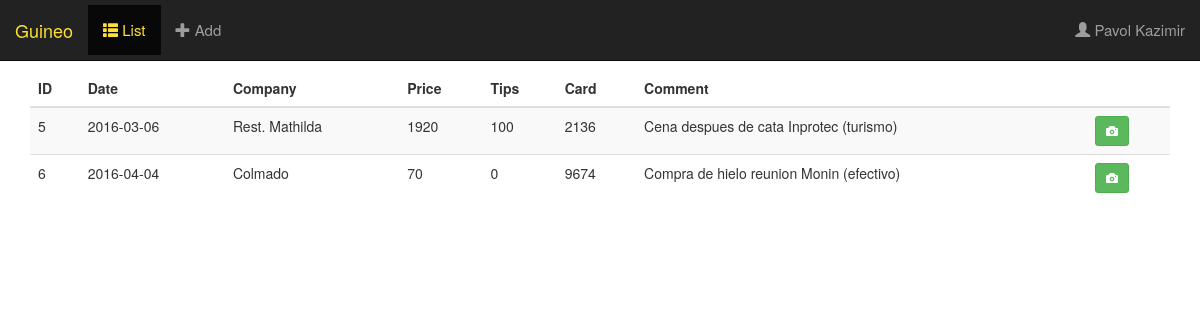
The page / on the database its author committed.
### tables this page shows
CREATE TABLE IF NOT EXISTS `factura` (
  `fact_id` int(11) NOT NULL AUTO_INCREMENT,
  `date` date DEFAULT NULL,
  `company` varchar(20) NOT NULL DEFAULT '',
  `price` float NOT NULL,
  `tip` float DEFAULT NULL,
  `card` int(11) NOT NULL,
  `comment` text,
  `ext` varchar(5) NOT NULL,
  `owner` varchar(20) NOT NULL,
  PRIMARY KEY (`fact_id`)
);

### application/controllers/main.php (called while the page is built, shortened)
<?php
class Main extends CI_Controller {
	public function index()
	{
        $this->load->model('Factura_model');
        $data['fact_list'] = $this->Factura_model->get_facturas();
        $data['screen'] = 'list';
		$this->load->view('template', $data);
    }
}
?>

### index.php (called while the page is built, shortened)
<?php
require_once BASEPATH.'core/CodeIgniter.php';

### application/models/factura_model.php (called while the page is built, shortened)
<?php
class Factura_model extends CI_Model {
    function get_facturas()
    {
        $query = $this->db->get('factura');
        return $query->result_array();
    }
}
?>

### application/views/list.php (the view)
<table class="table table-striped" align="center">
<thead class="thead">
<tr>
    <th>ID</td>
    <th>Date</td>
    <th>Company</td>
    <th>Price</td>
    <th class=" hidden-xs hidden-sm">Tips</td>
    <th class=" hidden-xs hidden-sm">Card</td>
    <th>Comment</td>
    <th>&nbsp;</td>
</tr>
</thead>
<?php foreach ($fact_list as $row): ?>
    <tr>
        <td><?php echo $row['fact_id']; ?></td>
        <td><?php echo $row['date']; ?></td>
        <td><?php echo $row['company']; ?></td>
        <td><?php echo $row['price']; ?></td>
        <td class="hidden-xs hidden-sm"><?php echo $row['tip']; ?></td>
        <td class="hidden-xs hidden-sm"><?php echo $row['card']; ?></td>
        <td><?php echo $row['comment']; ?></td>
        <td><a href="uploads/<?php echo $row['fact_id']; ?>.<?php echo $row['ext']; ?>" class="btn btn-sm btn-success" target="_blank"><span class="glyphicon glyphicon-camera"></span></a></td>
    </tr>
<?php endforeach; ?>
</table>

### application/views/template.php (shortened to what this page needs)
<!DOCTYPE html>
<html lang="en">
        <?php $this->load->view('header'); ?>
<body>
<nav class="navbar navbar-inverse navbar-fixed-top">
  <div class="container-fluid">
    <div class="navbar-header">
        <span class="navbar-brand">Guineo</span>
    </div>
    <div class="collapse navbar-collapse" id="myNavbar">
        <ul class="nav navbar-nav">
            <li <?php if ($screen=='list') echo 'class="active active-color"'; ?>><a href="/guineo"><span class="glyphicon glyphicon-th-list"></span> List</a></li>
            <li <?php if ($screen=='add') echo 'class="active active-color"'; ?>><a href="/guineo/add"><span class="glyphicon glyphicon-plus"></span> Add</a></li>
        </ul>
        <ul class="nav navbar-nav navbar-right hidden-xs hidden-sm">
          <li><a><span class="glyphicon glyphicon-user"></span> Pavol Kazimir</a></li>
        </ul>
    </div>
  </div>
</nav>
<div class="container">
  <div class="row">
    <div class="col-sm-12">
        <?php $this->load->view($screen); ?>
    </div>
  </div>
</div>
</body>
</html>

### application/views/header.php (shortened to what this page needs)
<link rel="stylesheet" href="css/main.css" type="text/css">
    <link href="css/bootstrap.min.css" rel="stylesheet" media="screen">

### css/main.css (style rules this page uses)
* { -webkit-box-sizing: border-box; -moz-box-sizing: border-box; box-sizing: border-box; }
body { padding-top: 70px; }
.navbar { padding-top: 5px; padding-bottom: 5px; border: 0; border-radius: 0; margin-bottom: 0; font-size: 15px; }
.active-color a { color: #FFE135 !important; }
.navbar-brand { color: #FFE135 !important; }

### rows shown on the page
factura: fact_id "5", date "2016-03-06", company "Rest. Mathilda", price "1920", tip "100", card "2136", comment "Cena despues de cata Inprotec (turismo)"
factura: fact_id "6", date "2016-04-04", company "Colmado", price "70", tip "0", card "9674", comment "Compra de hielo reunion Monin (efectivo)"
